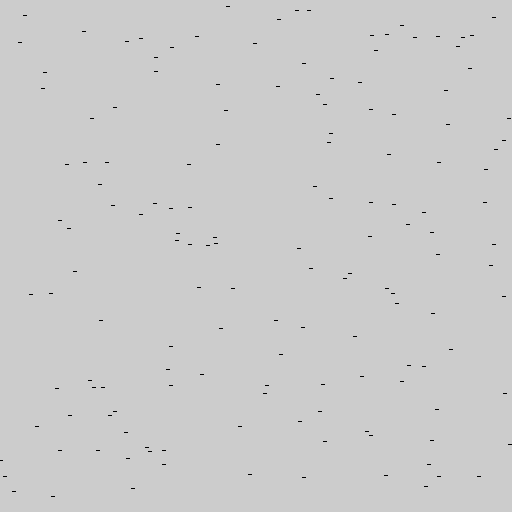
Frame 1 (no input)
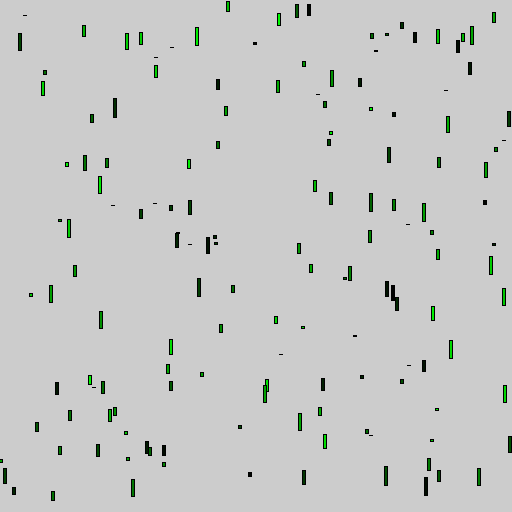
Frame 60 (the mouse pressed at the canvas centre just before this capture)
Frame 120 (the mouse held since frame 60 and released just before this capture): identical to frame 60, image omitted

The Processing sketch that drew these frames (run headless with seeded random() and noise(); from frame 60 on, the mouse is pressed at the canvas centre):

// Processing sketch: Question1
// ── Question1.pde
Grass grass[] = new Grass[150];

void setup() 
{
    size(512, 512);
    int bladeNum = 0; 
    while (bladeNum < grass.length)
    {
        grass[bladeNum] = new Grass();
        grass[bladeNum].x = random(width);
        grass[bladeNum].y = random(height);
        grass[bladeNum].colour = color(0 , random(0,255), 0);
        grass[bladeNum].maxHeight = (int)random(-1, 20);
        grass[bladeNum].height = 0;

        bladeNum++;
    }
}

void draw() 
{
    int bladeNum = 0; 
    while (bladeNum < grass.length)
    {
        drawGrass(grass[bladeNum]);
        growGrass(grass[bladeNum]);

        bladeNum++;
    }
}

class Grass
{
  float x;
  float y;
  color colour;
  int height;
  int maxHeight;
}

void drawGrass(Grass bladeOfGrass)
{
    rectMode(CENTER);
    fill(bladeOfGrass.colour);
    rect(bladeOfGrass.x, bladeOfGrass.y, 3, bladeOfGrass.height);
}

void growGrass(Grass bladeOfGrass)
{
    if (bladeOfGrass.height < bladeOfGrass.maxHeight)
    {
        bladeOfGrass.height++;
    }
}
